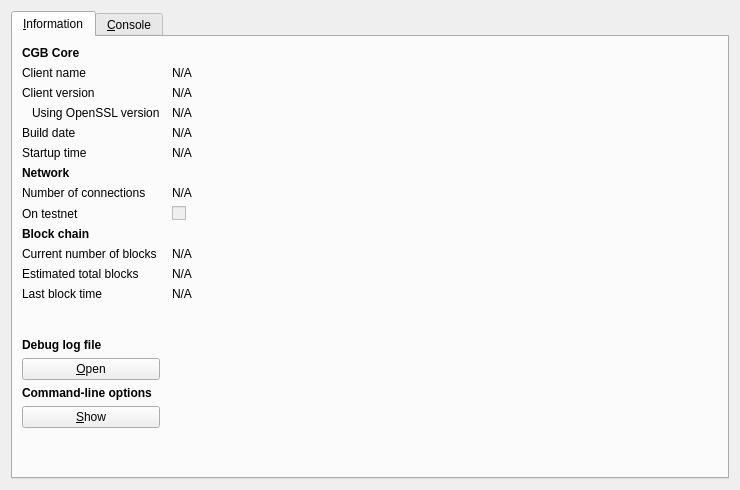
<?xml version="1.0" encoding="UTF-8"?>
<ui version="4.0">
 <class>RPCConsole</class>
 <widget class="QDialog" name="RPCConsole">
  <property name="geometry">
   <rect>
    <x>0</x>
    <y>0</y>
    <width>740</width>
    <height>490</height>
   </rect>
  </property>
  <property name="windowTitle">
   <string>CryptogenicBullion - Debug window</string>
  </property>
  <layout class="QVBoxLayout" name="verticalLayout_2">
   <item>
    <widget class="QTabWidget" name="tabWidget">
     <property name="currentIndex">
      <number>0</number>
     </property>
     <widget class="QWidget" name="tab_info">
      <attribute name="title">
       <string>&amp;Information</string>
      </attribute>
      <layout class="QGridLayout" name="gridLayout" columnstretch="0,1">
       <property name="horizontalSpacing">
        <number>12</number>
       </property>
       <item row="0" column="0">
        <widget class="QLabel" name="label_9">
         <property name="font">
          <font>
           <weight>75</weight>
           <bold>true</bold>
          </font>
         </property>
         <property name="text">
          <string>CGB Core</string>
         </property>
        </widget>
       </item>
       <item row="1" column="0">
        <widget class="QLabel" name="label_5">
         <property name="text">
          <string>Client name</string>
         </property>
        </widget>
       </item>
       <item row="1" column="1">
        <widget class="QLabel" name="clientName">
         <property name="cursor">
          <cursorShape>IBeamCursor</cursorShape>
         </property>
         <property name="text">
          <string>N/A</string>
         </property>
         <property name="textFormat">
          <enum>Qt::PlainText</enum>
         </property>
         <property name="textInteractionFlags">
          <set>Qt::LinksAccessibleByMouse|Qt::TextSelectableByKeyboard|Qt::TextSelectableByMouse</set>
         </property>
        </widget>
       </item>
       <item row="2" column="0">
        <widget class="QLabel" name="label_6">
         <property name="text">
          <string>Client version</string>
         </property>
        </widget>
       </item>
       <item row="2" column="1">
        <widget class="QLabel" name="clientVersion">
         <property name="cursor">
          <cursorShape>IBeamCursor</cursorShape>
         </property>
         <property name="text">
          <string>N/A</string>
         </property>
         <property name="textFormat">
          <enum>Qt::PlainText</enum>
         </property>
         <property name="textInteractionFlags">
          <set>Qt::LinksAccessibleByMouse|Qt::TextSelectableByKeyboard|Qt::TextSelectableByMouse</set>
         </property>
        </widget>
       </item>
       <item row="3" column="0">
        <widget class="QLabel" name="label_14">
         <property name="text">
          <string>Using OpenSSL version</string>
         </property>
         <property name="indent">
          <number>10</number>
         </property>
        </widget>
       </item>
       <item row="3" column="1">
        <widget class="QLabel" name="openSSLVersion">
         <property name="cursor">
          <cursorShape>IBeamCursor</cursorShape>
         </property>
         <property name="text">
          <string>N/A</string>
         </property>
         <property name="textFormat">
          <enum>Qt::PlainText</enum>
         </property>
         <property name="textInteractionFlags">
          <set>Qt::LinksAccessibleByMouse|Qt::TextSelectableByKeyboard|Qt::TextSelectableByMouse</set>
         </property>
        </widget>
       </item>
       <item row="4" column="0">
        <widget class="QLabel" name="label_12">
         <property name="text">
          <string>Build date</string>
         </property>
        </widget>
       </item>
       <item row="4" column="1">
        <widget class="QLabel" name="buildDate">
         <property name="cursor">
          <cursorShape>IBeamCursor</cursorShape>
         </property>
         <property name="text">
          <string>N/A</string>
         </property>
         <property name="textFormat">
          <enum>Qt::PlainText</enum>
         </property>
         <property name="textInteractionFlags">
          <set>Qt::LinksAccessibleByMouse|Qt::TextSelectableByKeyboard|Qt::TextSelectableByMouse</set>
         </property>
        </widget>
       </item>
       <item row="5" column="0">
        <widget class="QLabel" name="label_13">
         <property name="text">
          <string>Startup time</string>
         </property>
        </widget>
       </item>
       <item row="5" column="1">
        <widget class="QLabel" name="startupTime">
         <property name="cursor">
          <cursorShape>IBeamCursor</cursorShape>
         </property>
         <property name="text">
          <string>N/A</string>
         </property>
         <property name="textFormat">
          <enum>Qt::PlainText</enum>
         </property>
         <property name="textInteractionFlags">
          <set>Qt::LinksAccessibleByMouse|Qt::TextSelectableByKeyboard|Qt::TextSelectableByMouse</set>
         </property>
        </widget>
       </item>
       <item row="6" column="0">
        <widget class="QLabel" name="label_11">
         <property name="font">
          <font>
           <weight>75</weight>
           <bold>true</bold>
          </font>
         </property>
         <property name="text">
          <string>Network</string>
         </property>
        </widget>
       </item>
       <item row="7" column="0">
        <widget class="QLabel" name="label_7">
         <property name="text">
          <string>Number of connections</string>
         </property>
        </widget>
       </item>
       <item row="7" column="1">
        <widget class="QLabel" name="numberOfConnections">
         <property name="cursor">
          <cursorShape>IBeamCursor</cursorShape>
         </property>
         <property name="text">
          <string>N/A</string>
         </property>
         <property name="textFormat">
          <enum>Qt::PlainText</enum>
         </property>
         <property name="textInteractionFlags">
          <set>Qt::LinksAccessibleByMouse|Qt::TextSelectableByKeyboard|Qt::TextSelectableByMouse</set>
         </property>
        </widget>
       </item>
       <item row="8" column="0">
        <widget class="QLabel" name="label_8">
         <property name="text">
          <string>On testnet</string>
         </property>
        </widget>
       </item>
       <item row="8" column="1">
        <widget class="QCheckBox" name="isTestNet">
         <property name="enabled">
          <bool>false</bool>
         </property>
         <property name="text">
          <string/>
         </property>
        </widget>
       </item>
       <item row="9" column="0">
        <widget class="QLabel" name="label_10">
         <property name="font">
          <font>
           <weight>75</weight>
           <bold>true</bold>
          </font>
         </property>
         <property name="text">
          <string>Block chain</string>
         </property>
        </widget>
       </item>
       <item row="10" column="0">
        <widget class="QLabel" name="label_3">
         <property name="text">
          <string>Current number of blocks</string>
         </property>
        </widget>
       </item>
       <item row="10" column="1">
        <widget class="QLabel" name="numberOfBlocks">
         <property name="cursor">
          <cursorShape>IBeamCursor</cursorShape>
         </property>
         <property name="text">
          <string>N/A</string>
         </property>
         <property name="textFormat">
          <enum>Qt::PlainText</enum>
         </property>
         <property name="textInteractionFlags">
          <set>Qt::LinksAccessibleByMouse|Qt::TextSelectableByKeyboard|Qt::TextSelectableByMouse</set>
         </property>
        </widget>
       </item>
       <item row="11" column="0">
        <widget class="QLabel" name="label_4">
         <property name="text">
          <string>Estimated total blocks</string>
         </property>
        </widget>
       </item>
       <item row="11" column="1">
        <widget class="QLabel" name="totalBlocks">
         <property name="cursor">
          <cursorShape>IBeamCursor</cursorShape>
         </property>
         <property name="text">
          <string>N/A</string>
         </property>
         <property name="textFormat">
          <enum>Qt::PlainText</enum>
         </property>
         <property name="textInteractionFlags">
          <set>Qt::LinksAccessibleByMouse|Qt::TextSelectableByKeyboard|Qt::TextSelectableByMouse</set>
         </property>
        </widget>
       </item>
       <item row="12" column="0">
        <widget class="QLabel" name="label_2">
         <property name="text">
          <string>Last block time</string>
         </property>
        </widget>
       </item>
       <item row="12" column="1">
        <widget class="QLabel" name="lastBlockTime">
         <property name="cursor">
          <cursorShape>IBeamCursor</cursorShape>
         </property>
         <property name="text">
          <string>N/A</string>
         </property>
         <property name="textFormat">
          <enum>Qt::PlainText</enum>
         </property>
         <property name="textInteractionFlags">
          <set>Qt::LinksAccessibleByMouse|Qt::TextSelectableByKeyboard|Qt::TextSelectableByMouse</set>
         </property>
        </widget>
       </item>
       <item row="13" column="0">
        <spacer name="verticalSpacer_2">
         <property name="orientation">
          <enum>Qt::Vertical</enum>
         </property>
         <property name="sizeHint" stdset="0">
          <size>
           <width>20</width>
           <height>20</height>
          </size>
         </property>
        </spacer>
       </item>
       <item row="14" column="0">
        <widget class="QLabel" name="labelDebugLogfile">
         <property name="font">
          <font>
           <weight>75</weight>
           <bold>true</bold>
          </font>
         </property>
         <property name="text">
          <string>Debug log file</string>
         </property>
        </widget>
       </item>
       <item row="15" column="0">
        <widget class="QPushButton" name="openDebugLogfileButton">
         <property name="toolTip">
          <string>Open the CryptogenicBullion debug log file from the current data directory. This can take a few seconds for large log files.</string>
         </property>
         <property name="text">
          <string>&amp;Open</string>
         </property>
         <property name="autoDefault">
          <bool>false</bool>
         </property>
        </widget>
       </item>
       <item row="16" column="0">
        <widget class="QLabel" name="labelCLOptions">
         <property name="font">
          <font>
           <weight>75</weight>
           <bold>true</bold>
          </font>
         </property>
         <property name="text">
          <string>Command-line options</string>
         </property>
        </widget>
       </item>
       <item row="17" column="0">
        <widget class="QPushButton" name="showCLOptionsButton">
         <property name="toolTip">
          <string>Show the CryptogenicBullion-Qt help message to get a list with possible CryptogenicBullion command-line options.</string>
         </property>
         <property name="text">
          <string>&amp;Show</string>
         </property>
         <property name="autoDefault">
          <bool>false</bool>
         </property>
        </widget>
       </item>
       <item row="18" column="0">
        <spacer name="verticalSpacer">
         <property name="orientation">
          <enum>Qt::Vertical</enum>
         </property>
         <property name="sizeHint" stdset="0">
          <size>
           <width>20</width>
           <height>40</height>
          </size>
         </property>
        </spacer>
       </item>
      </layout>
     </widget>
     <widget class="QWidget" name="tab_console">
      <attribute name="title">
       <string>&amp;Console</string>
      </attribute>
      <layout class="QVBoxLayout" name="verticalLayout_3">
       <property name="spacing">
        <number>3</number>
       </property>
       <item>
        <widget class="QTextEdit" name="messagesWidget">
         <property name="minimumSize">
          <size>
           <width>0</width>
           <height>100</height>
          </size>
         </property>
         <property name="readOnly">
          <bool>true</bool>
         </property>
         <property name="tabKeyNavigation" stdset="0">
          <bool>false</bool>
         </property>
         <property name="columnCount" stdset="0">
          <number>2</number>
         </property>
        </widget>
       </item>
       <item>
        <layout class="QHBoxLayout" name="horizontalLayout">
         <property name="spacing">
          <number>3</number>
         </property>
         <item>
          <widget class="QLabel" name="label">
           <property name="text">
            <string notr="true">&gt;</string>
           </property>
          </widget>
         </item>
         <item>
          <widget class="QLineEdit" name="lineEdit"/>
         </item>
         <item>
          <widget class="QPushButton" name="clearButton">
           <property name="maximumSize">
            <size>
             <width>24</width>
             <height>24</height>
            </size>
           </property>
           <property name="toolTip">
            <string>Clear console</string>
           </property>
           <property name="text">
            <string/>
           </property>
           <property name="icon">
            <iconset resource="../bitcoin.qrc">
             <normaloff>:/icons/remove</normaloff>:/icons/remove</iconset>
           </property>
           <property name="shortcut">
            <string notr="true">Ctrl+L</string>
           </property>
           <property name="autoDefault">
            <bool>false</bool>
           </property>
          </widget>
         </item>
        </layout>
       </item>
      </layout>
     </widget>
    </widget>
   </item>
  </layout>
 </widget>
 <resources>
  <include location="../bitcoin.qrc"/>
 </resources>
 <connections/>
</ui>
